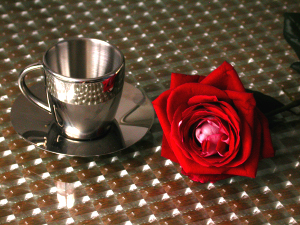
#> input picture 画像/img/1_1_pil_01.jpg, 300 x 225 px
$ python 'モザイク化.py'   (Python 2 division)
#> lines starting #> are read from the running program, lines starting #| are printed output that depends on the picture
# -*- coding:utf-8 -*-

# 画像ファイルをモザイク化する
# 2016/12/14 yo16

from PIL import Image
from PIL import ImageDraw


# 入力ファイル
#inFile = 'tmp1.png'
inFile = './img/1_1_pil_01.jpg'

# 出力ファイル
#outFile = 'tmp1_moz.png'
outFile = './img/1_1_pil_01_moz.png'

# 分割数
devNum = 20


if __name__ == '__main__':
	# 入力ファイルの情報を収集
	imgIn = Image.open(inFile)
#> imgIn is the input picture: PIL image 300x225 RGB; mean R, G, B 104.2, 71.5, 55.1
	imgIn = imgIn.convert('RGB')
	# 画像サイズは、inImg.size（[0]幅、[1]高さ）
	# モザイクサイズ
	mozSize = [int(imgIn.size[0]/devNum),
			   int(imgIn.size[1]/devNum)]
#> mozSize = [15, 11]

	# 出力ファイルを作成
	imgOut = Image.new("RGB", (imgIn.size[0], imgIn.size[1]), (255,255,255,0))
#> imgOut: PIL image 300x225 RGB; every value is 255

	for x in range(0,devNum):
		for y in range(0,devNum):
			pixcelCount = 0
			colorSum = [0,0,0]

			# モザイクの１マス分の平均の色を計算する
			for xMoz in range(mozSize[0]):
				for yMoz in range(mozSize[1]):
					r,g,b = imgIn.getpixel( ( x * mozSize[0] + xMoz, y * mozSize[1] + yMoz ) )
					pixcelCount += 1
					colorSum[0] += r
					colorSum[1] += g
					colorSum[2] += b
			# 色が決まる
			mozColor = [colorSum[0]/pixcelCount,
						colorSum[1]/pixcelCount,
						colorSum[2]/pixcelCount]

			for xMoz in range(0,mozSize[0]):
				for yMoz in range(0,mozSize[1]):
					imgOut.putpixel((x*mozSize[0]+xMoz, y*mozSize[1]+yMoz), tuple(mozColor))
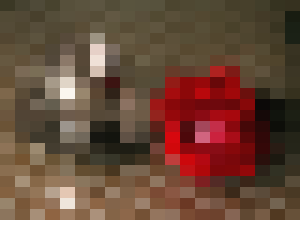
#> imgOut: PIL image 300x225 RGB; mean R, G, B 106.5, 74.5, 58.7

	# 保存
	imgOut.save(outFile)

$ run again, with 画像/img/mscapture_maxonly.png saved as 画像/img/1_1_pil_01.jpg
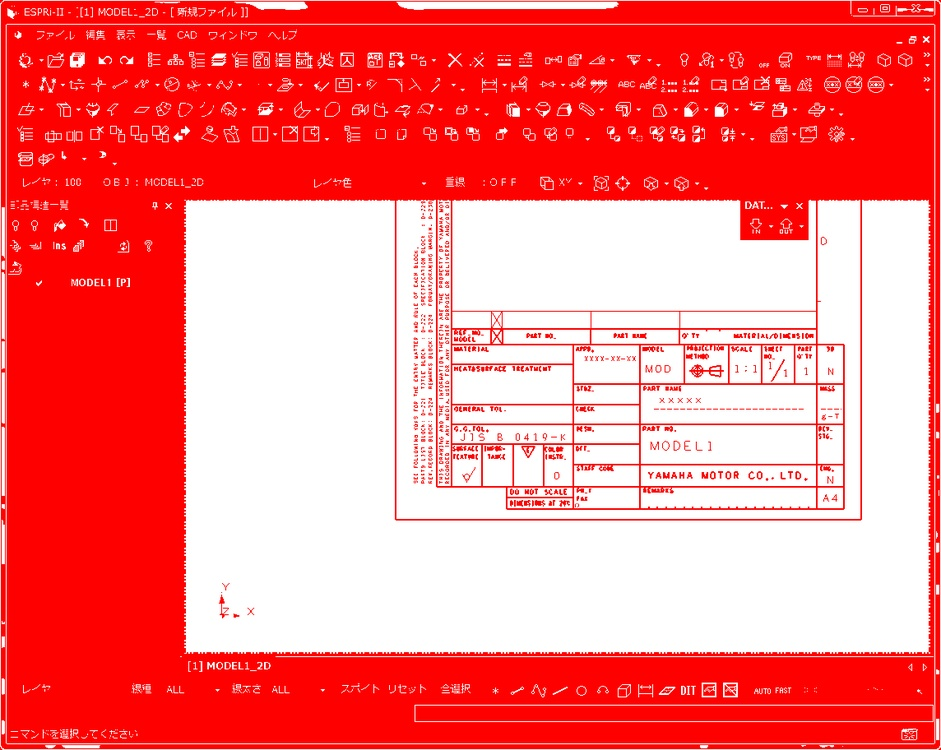
#> input picture 画像/img/mscapture_maxonly.png, 941 x 750 px, shrunk from 1144 x 912 before the run
#> imgIn is the input picture: PIL image 941x750 RGB; mean R, G, B 250.4, 123.6, 123.5
#> after the loop `for x in range(0,devNum):`:
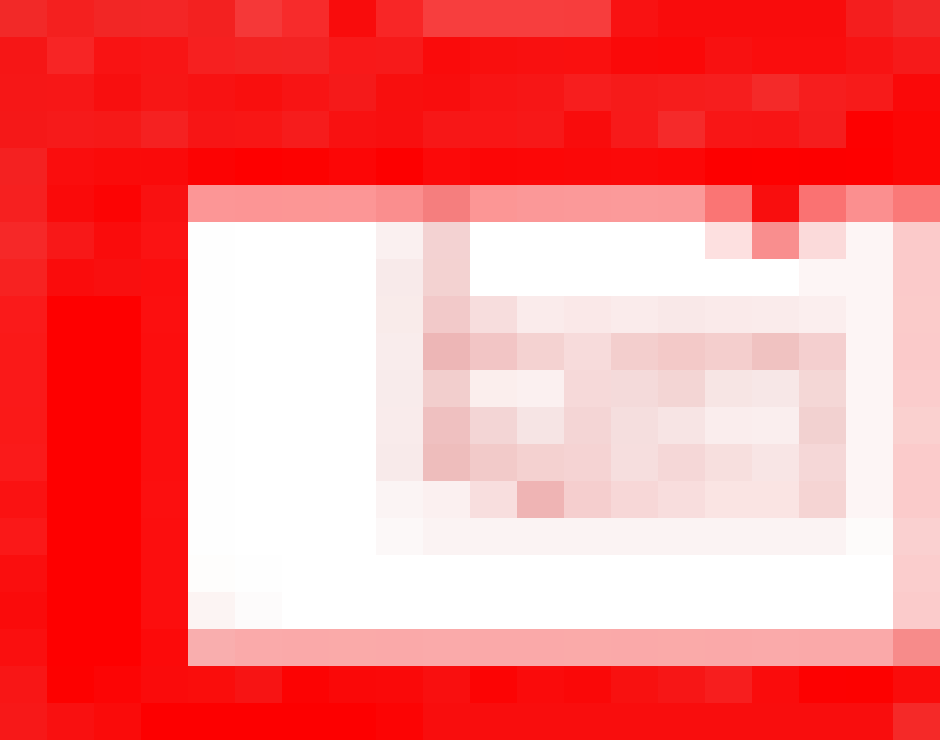
#> imgOut: PIL image 941x750 RGB; mean R, G, B 250.3, 126, 125.8
